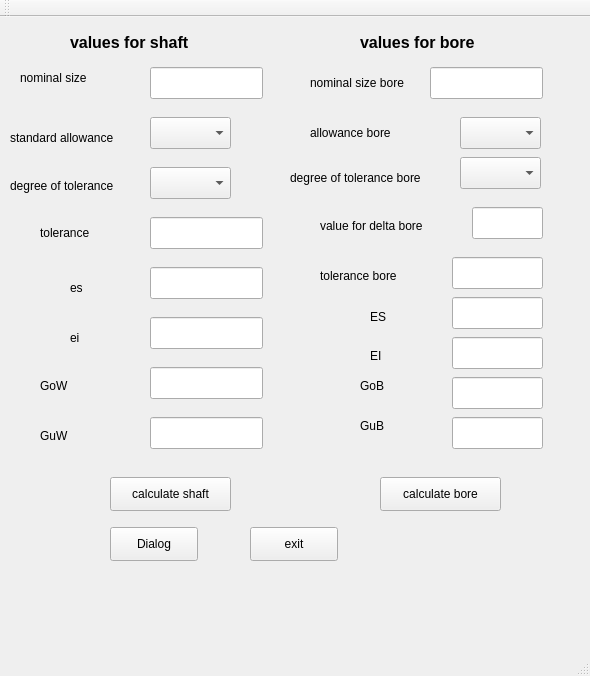
<?xml version="1.0" encoding="UTF-8"?>
<ui version="4.0">
 <class>MainWindow</class>
 <widget class="QMainWindow" name="MainWindow">
  <property name="geometry">
   <rect>
    <x>0</x>
    <y>0</y>
    <width>590</width>
    <height>676</height>
   </rect>
  </property>
  <property name="windowTitle">
   <string>MainWindow</string>
  </property>
  <widget class="QWidget" name="centralWidget">
   <widget class="QLineEdit" name="basesize">
    <property name="geometry">
     <rect>
      <x>150</x>
      <y>50</y>
      <width>113</width>
      <height>32</height>
     </rect>
    </property>
   </widget>
   <widget class="QLabel" name="label">
    <property name="geometry">
     <rect>
      <x>20</x>
      <y>50</y>
      <width>81</width>
      <height>21</height>
     </rect>
    </property>
    <property name="text">
     <string>nominal size</string>
    </property>
   </widget>
   <widget class="QLabel" name="label_2">
    <property name="geometry">
     <rect>
      <x>10</x>
      <y>110</y>
      <width>121</width>
      <height>21</height>
     </rect>
    </property>
    <property name="text">
     <string>standard allowance</string>
    </property>
   </widget>
   <widget class="QLabel" name="label_3">
    <property name="geometry">
     <rect>
      <x>10</x>
      <y>160</y>
      <width>131</width>
      <height>18</height>
     </rect>
    </property>
    <property name="text">
     <string>degree of tolerance</string>
    </property>
   </widget>
   <widget class="QLineEdit" name="toleranzbreite">
    <property name="geometry">
     <rect>
      <x>150</x>
      <y>200</y>
      <width>113</width>
      <height>32</height>
     </rect>
    </property>
   </widget>
   <widget class="QLabel" name="label_4">
    <property name="geometry">
     <rect>
      <x>40</x>
      <y>200</y>
      <width>59</width>
      <height>31</height>
     </rect>
    </property>
    <property name="text">
     <string>tolerance</string>
    </property>
   </widget>
   <widget class="QPushButton" name="finito">
    <property name="geometry">
     <rect>
      <x>250</x>
      <y>510</y>
      <width>88</width>
      <height>34</height>
     </rect>
    </property>
    <property name="text">
     <string>exit</string>
    </property>
   </widget>
   <widget class="QPushButton" name="calculate">
    <property name="geometry">
     <rect>
      <x>110</x>
      <y>460</y>
      <width>121</width>
      <height>34</height>
     </rect>
    </property>
    <property name="text">
     <string>calculate shaft</string>
    </property>
   </widget>
   <widget class="QLineEdit" name="abmassoben">
    <property name="geometry">
     <rect>
      <x>150</x>
      <y>250</y>
      <width>113</width>
      <height>32</height>
     </rect>
    </property>
   </widget>
   <widget class="QLabel" name="label_5">
    <property name="geometry">
     <rect>
      <x>70</x>
      <y>260</y>
      <width>31</width>
      <height>21</height>
     </rect>
    </property>
    <property name="text">
     <string>es</string>
    </property>
   </widget>
   <widget class="QLineEdit" name="abmassunten">
    <property name="geometry">
     <rect>
      <x>150</x>
      <y>300</y>
      <width>113</width>
      <height>32</height>
     </rect>
    </property>
   </widget>
   <widget class="QLabel" name="label_6">
    <property name="geometry">
     <rect>
      <x>70</x>
      <y>310</y>
      <width>31</width>
      <height>21</height>
     </rect>
    </property>
    <property name="text">
     <string>ei</string>
    </property>
   </widget>
   <widget class="QLabel" name="label_7">
    <property name="geometry">
     <rect>
      <x>70</x>
      <y>10</y>
      <width>131</width>
      <height>31</height>
     </rect>
    </property>
    <property name="text">
     <string>&lt;html&gt;&lt;head/&gt;&lt;body&gt;&lt;p&gt;&lt;span style=&quot; font-size:12pt; font-weight:600;&quot;&gt;values for shaft&lt;/span&gt;&lt;/p&gt;&lt;/body&gt;&lt;/html&gt;</string>
    </property>
   </widget>
   <widget class="QLineEdit" name="borebasesize">
    <property name="geometry">
     <rect>
      <x>430</x>
      <y>50</y>
      <width>113</width>
      <height>32</height>
     </rect>
    </property>
   </widget>
   <widget class="QLabel" name="label_8">
    <property name="geometry">
     <rect>
      <x>310</x>
      <y>50</y>
      <width>111</width>
      <height>31</height>
     </rect>
    </property>
    <property name="text">
     <string>nominal size bore</string>
    </property>
   </widget>
   <widget class="QLabel" name="label_9">
    <property name="geometry">
     <rect>
      <x>310</x>
      <y>100</y>
      <width>111</width>
      <height>31</height>
     </rect>
    </property>
    <property name="text">
     <string>allowance bore</string>
    </property>
   </widget>
   <widget class="QLabel" name="label_10">
    <property name="geometry">
     <rect>
      <x>290</x>
      <y>150</y>
      <width>171</width>
      <height>21</height>
     </rect>
    </property>
    <property name="text">
     <string>degree of tolerance bore</string>
    </property>
   </widget>
   <widget class="QLineEdit" name="boredelta">
    <property name="geometry">
     <rect>
      <x>472</x>
      <y>190</y>
      <width>71</width>
      <height>32</height>
     </rect>
    </property>
   </widget>
   <widget class="QLabel" name="label_11">
    <property name="geometry">
     <rect>
      <x>320</x>
      <y>200</y>
      <width>121</width>
      <height>18</height>
     </rect>
    </property>
    <property name="text">
     <string>value for delta bore</string>
    </property>
   </widget>
   <widget class="QPushButton" name="calculatebore">
    <property name="geometry">
     <rect>
      <x>380</x>
      <y>460</y>
      <width>121</width>
      <height>34</height>
     </rect>
    </property>
    <property name="text">
     <string>calculate bore</string>
    </property>
   </widget>
   <widget class="QLineEdit" name="bohrtoleranzbreite">
    <property name="geometry">
     <rect>
      <x>452</x>
      <y>240</y>
      <width>91</width>
      <height>32</height>
     </rect>
    </property>
   </widget>
   <widget class="QLabel" name="label_12">
    <property name="geometry">
     <rect>
      <x>320</x>
      <y>250</y>
      <width>101</width>
      <height>18</height>
     </rect>
    </property>
    <property name="text">
     <string>tolerance bore</string>
    </property>
   </widget>
   <widget class="QLineEdit" name="ESbore">
    <property name="geometry">
     <rect>
      <x>452</x>
      <y>280</y>
      <width>91</width>
      <height>32</height>
     </rect>
    </property>
   </widget>
   <widget class="QLabel" name="label_13">
    <property name="geometry">
     <rect>
      <x>370</x>
      <y>290</y>
      <width>31</width>
      <height>20</height>
     </rect>
    </property>
    <property name="text">
     <string>ES</string>
    </property>
   </widget>
   <widget class="QLineEdit" name="EIbore">
    <property name="geometry">
     <rect>
      <x>452</x>
      <y>320</y>
      <width>91</width>
      <height>32</height>
     </rect>
    </property>
   </widget>
   <widget class="QLabel" name="label_14">
    <property name="geometry">
     <rect>
      <x>370</x>
      <y>330</y>
      <width>21</width>
      <height>18</height>
     </rect>
    </property>
    <property name="text">
     <string>EI</string>
    </property>
   </widget>
   <widget class="QLineEdit" name="GoB">
    <property name="geometry">
     <rect>
      <x>452</x>
      <y>360</y>
      <width>91</width>
      <height>32</height>
     </rect>
    </property>
   </widget>
   <widget class="QLineEdit" name="GuB">
    <property name="geometry">
     <rect>
      <x>452</x>
      <y>400</y>
      <width>91</width>
      <height>32</height>
     </rect>
    </property>
   </widget>
   <widget class="QLineEdit" name="GoW">
    <property name="geometry">
     <rect>
      <x>150</x>
      <y>350</y>
      <width>113</width>
      <height>32</height>
     </rect>
    </property>
   </widget>
   <widget class="QLineEdit" name="GuW">
    <property name="geometry">
     <rect>
      <x>150</x>
      <y>400</y>
      <width>113</width>
      <height>32</height>
     </rect>
    </property>
   </widget>
   <widget class="QLabel" name="label_15">
    <property name="geometry">
     <rect>
      <x>40</x>
      <y>360</y>
      <width>59</width>
      <height>18</height>
     </rect>
    </property>
    <property name="text">
     <string>GoW</string>
    </property>
   </widget>
   <widget class="QLabel" name="label_16">
    <property name="geometry">
     <rect>
      <x>40</x>
      <y>410</y>
      <width>59</width>
      <height>18</height>
     </rect>
    </property>
    <property name="text">
     <string>GuW</string>
    </property>
   </widget>
   <widget class="QLabel" name="label_17">
    <property name="geometry">
     <rect>
      <x>360</x>
      <y>360</y>
      <width>59</width>
      <height>18</height>
     </rect>
    </property>
    <property name="text">
     <string>GoB</string>
    </property>
   </widget>
   <widget class="QLabel" name="label_18">
    <property name="geometry">
     <rect>
      <x>360</x>
      <y>400</y>
      <width>59</width>
      <height>18</height>
     </rect>
    </property>
    <property name="text">
     <string>GuB</string>
    </property>
   </widget>
   <widget class="QLabel" name="label_19">
    <property name="geometry">
     <rect>
      <x>360</x>
      <y>10</y>
      <width>191</width>
      <height>31</height>
     </rect>
    </property>
    <property name="text">
     <string>&lt;html&gt;&lt;head/&gt;&lt;body&gt;&lt;p&gt;&lt;span style=&quot; font-size:12pt; font-weight:600;&quot;&gt;values for bore&lt;/span&gt;&lt;/p&gt;&lt;/body&gt;&lt;/html&gt;</string>
    </property>
   </widget>
   <widget class="QComboBox" name="comboBox">
    <property name="geometry">
     <rect>
      <x>150</x>
      <y>100</y>
      <width>81</width>
      <height>32</height>
     </rect>
    </property>
   </widget>
   <widget class="QComboBox" name="DegOfTolerance">
    <property name="geometry">
     <rect>
      <x>150</x>
      <y>150</y>
      <width>81</width>
      <height>32</height>
     </rect>
    </property>
   </widget>
   <widget class="QComboBox" name="boreallowance">
    <property name="geometry">
     <rect>
      <x>460</x>
      <y>100</y>
      <width>81</width>
      <height>32</height>
     </rect>
    </property>
   </widget>
   <widget class="QComboBox" name="boreDegOfTolerance">
    <property name="geometry">
     <rect>
      <x>460</x>
      <y>140</y>
      <width>81</width>
      <height>32</height>
     </rect>
    </property>
   </widget>
   <widget class="QPushButton" name="pB_Dialog">
    <property name="geometry">
     <rect>
      <x>110</x>
      <y>510</y>
      <width>88</width>
      <height>34</height>
     </rect>
    </property>
    <property name="text">
     <string>Dialog</string>
    </property>
   </widget>
  </widget>
  <widget class="QMenuBar" name="menuBar">
   <property name="geometry">
    <rect>
     <x>0</x>
     <y>0</y>
     <width>590</width>
     <height>30</height>
    </rect>
   </property>
  </widget>
  <widget class="QToolBar" name="mainToolBar">
   <attribute name="toolBarArea">
    <enum>TopToolBarArea</enum>
   </attribute>
   <attribute name="toolBarBreak">
    <bool>false</bool>
   </attribute>
  </widget>
  <widget class="QStatusBar" name="statusBar"/>
 </widget>
 <layoutdefault spacing="6" margin="11"/>
 <resources/>
 <connections/>
</ui>
